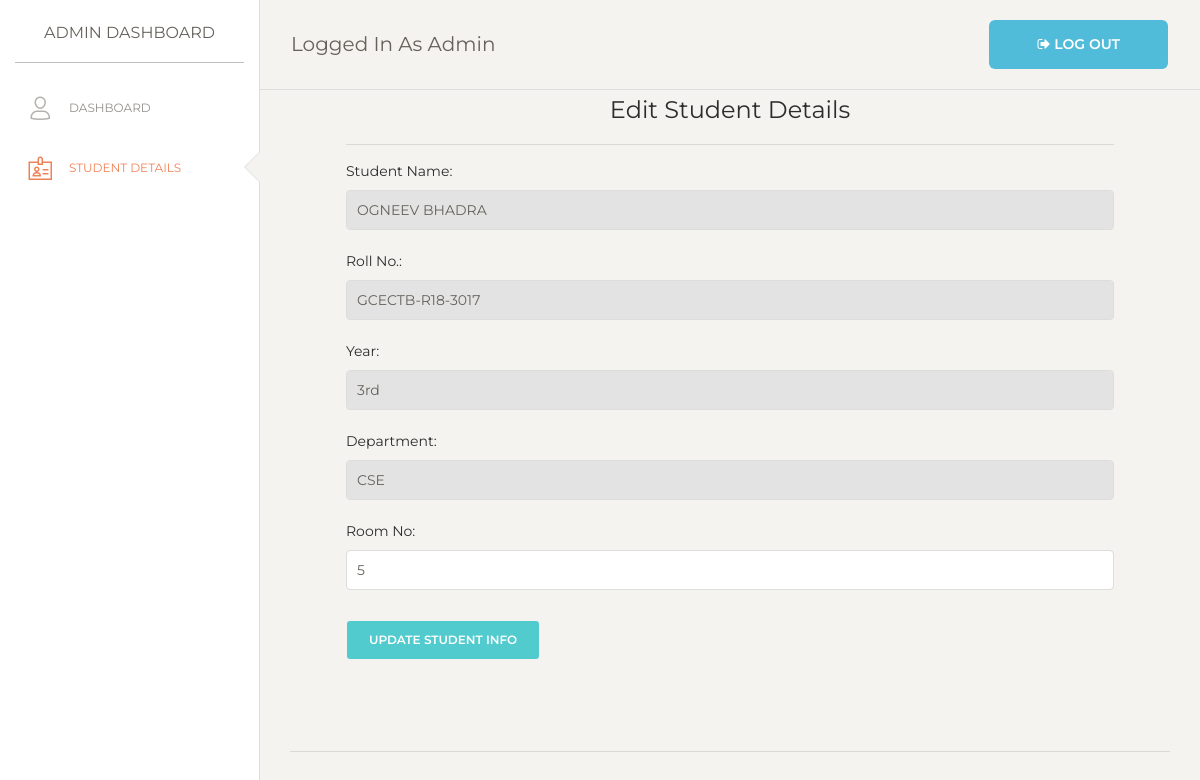
Before: /students/edit/GCECTB-R18-3017 (signed in) with the older database file.
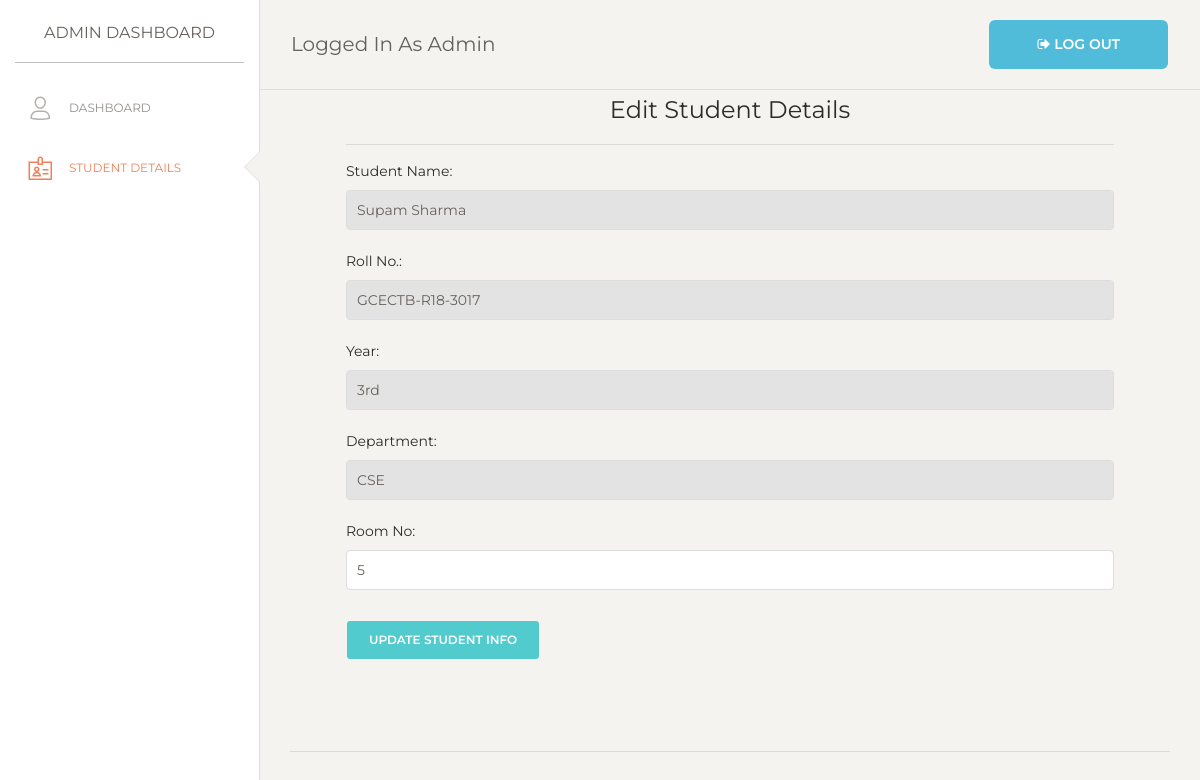
After: the same page with the newer database file.
### app.py (models this page shows, shortened)
class Student(db.Model):
    roll = db.Column(db.String(30), primary_key=True)
    name = db.Column(db.String(30), nullable=False)
    room = db.Column(db.Integer, nullable=False)
    year = db.Column(db.Integer, nullable=False)
    dept = db.Column(db.String(30), nullable=False)
    contact = db.Column(db.String(10), nullable=False)
    email = db.Column(db.String(30), unique=True, nullable=False)

### app.py (the view, shortened to what this page needs)
@app.route("/students/edit/<roll>", methods=["GET", "POST"])
def update(roll):
    if "admin" in session:
        student = Student.query.get_or_404(roll)
        return render_template("edit-student.html", student=student)
    else:
        flash("You are not logged in")
        return render_template("login.html")

### templates/edit-student.html (shortened to what this page needs)
{% extends 'admin.html' %}
{% block style %}
<div class="sidebar-wrapper">
  <ul class="nav">
    <li>
      <a href="/admin">
        <i class="nc-icon nc-single-02"></i>
        <p>Dashboard</p>
      </a>
    </li>
    <li class="active ">
      <a href="/students">
        <i class="nc-icon nc-badge"></i>
        <p>Student Details</p>
      </a>
    </li>
  </ul>
</div>
{% endblock %}
{% block body %}
<div class="content">
<form action = '/students/edit/{{student.roll}}' method='POST' style="padding-left: 4em;padding-right: 4em;padding-bottom: 4em;padding-top: 0em;">
    <center><h4>Edit Student Details</h4></center>
    <hr>
    <div class="form-group">
    <label for="name">Student Name:</label>
    <input class="form-control" type="text" name="name" id="name" value="{{student.name}}" disabled>
    <br>
    <label for="roll"> Roll No.:</label>
    <input class="form-control" type="text" name="roll" id="roll"  value="{{student.roll}}" rows=4 disabled>
    <br>
    <label for="year">Year:</label>
    <input class="form-control" type="text" name="year" id="year" value="{{student.year}}" disabled>
    <br>
    <label for="dept">Department:</label>
    <input class="form-control" type="text" name="dept" id="dept" value="{{student.dept}}" disabled>
    <br>
    <label for="room">Room No:</label>
    <input class="form-control" type="text" name="room" id="room" value="{{student.room}}">
    <br>
    <input type="submit" value="Update Student Info" class="btn btn-primary">
    </div>
</form>
<hr>
</div>
{% endblock %}

Changed rows visible on the page:
changed Student "GCECTB-R18-3017": name "OGNEEV BHADRA" → "Supam Sharma"
